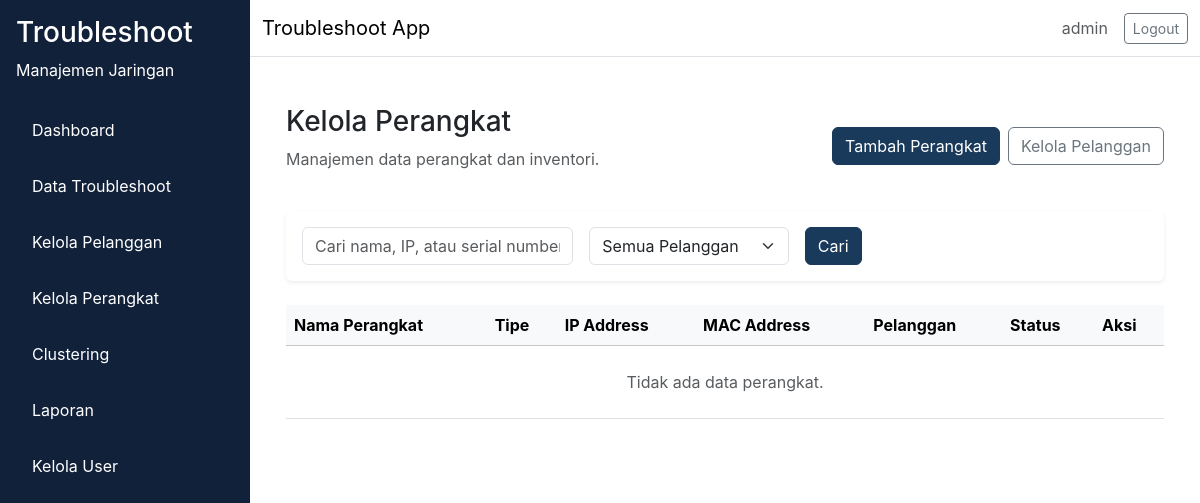
Page /pelanggan/perangkat (signed in) on the earlier database version.
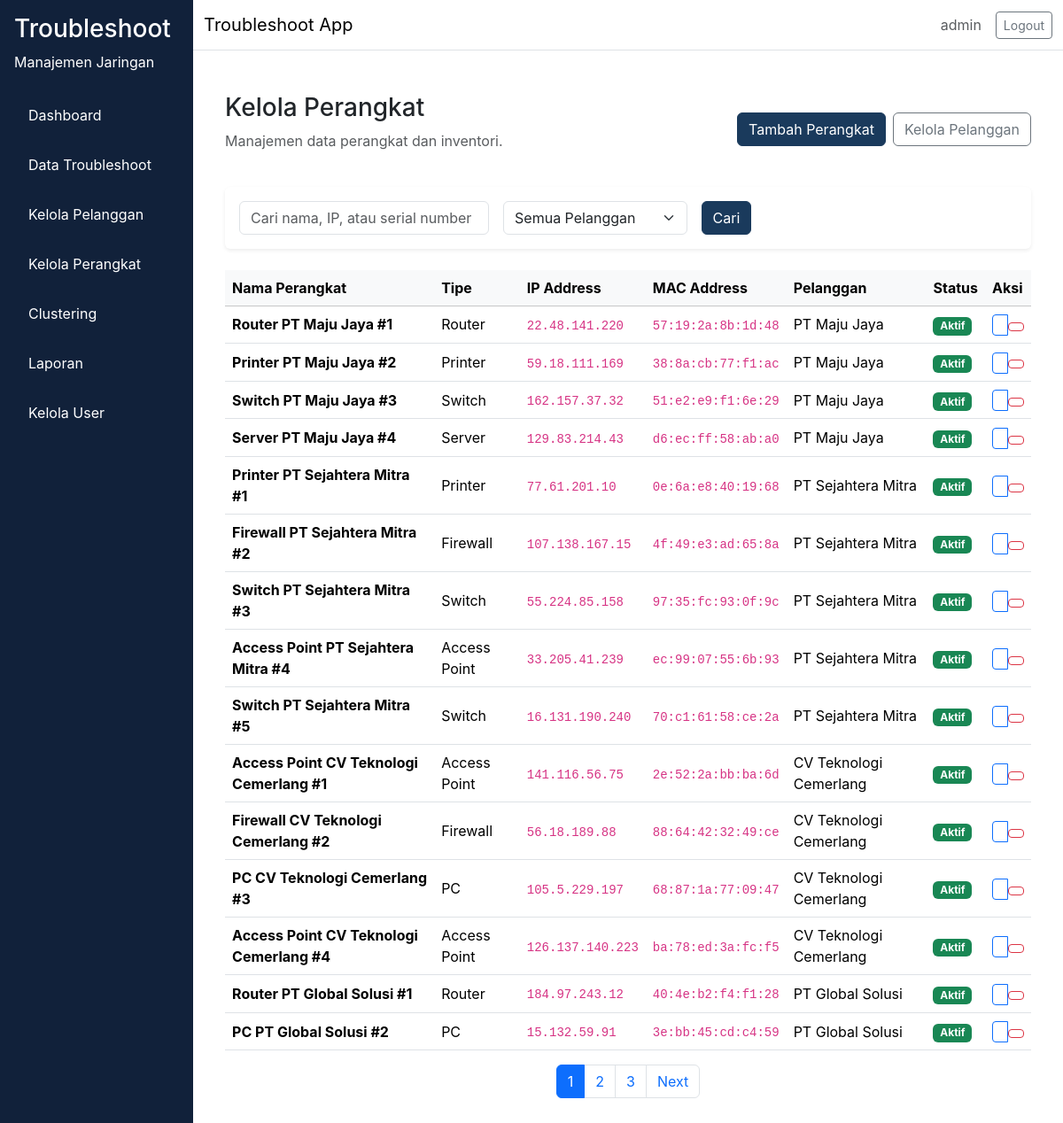
Same page on the later database version.
### app/models/perangkat.py (models this page shows, shortened)
class Perangkat(db.Model):
    __tablename__ = "perangkat"
    id = db.Column(db.Integer, primary_key=True)
    nama = db.Column(db.String(150), nullable=False)
    ip_address = db.Column(db.String(50), nullable=True)
    mac_address = db.Column(db.String(50), nullable=True)
    location_code = db.Column(db.String(50), nullable=True)
    tipe = db.Column(db.String(100), nullable=False)  # PC, Laptop, Printer, Server, etc
    serial_number = db.Column(db.String(100), nullable=True)
    status = db.Column(db.String(50), nullable=False, default="Aktif")  # Aktif, Nonaktif, Service
    keterangan = db.Column(db.Text, nullable=True)
    pelanggan_id = db.Column(db.Integer, db.ForeignKey("pelanggan.id"), nullable=False)
    created_at = db.Column(db.DateTime, server_default=db.func.now(), nullable=False)
    updated_at = db.Column(db.DateTime, server_default=db.func.now(), onupdate=db.func.now(), nullable=False)
    troubleshoots = db.relationship("Troubleshoot", backref="perangkat_ref", lazy="dynamic")

### app/models/pelanggan.py (models this page shows, shortened)
class Pelanggan(db.Model):
    __tablename__ = "pelanggan"
    id = db.Column(db.Integer, primary_key=True)
    nama = db.Column(db.String(150), nullable=False, unique=True)
    kontak = db.Column(db.String(20), nullable=False)
    email = db.Column(db.String(120), nullable=True)
    lokasi = db.Column(db.String(255), nullable=False)
    departemen = db.Column(db.String(100), nullable=True)
    alamat = db.Column(db.Text, nullable=True)
    created_at = db.Column(db.DateTime, server_default=db.func.now(), nullable=False)
    updated_at = db.Column(db.DateTime, server_default=db.func.now(), onupdate=db.func.now(), nullable=False)
    perangkats = db.relationship("Perangkat", backref="pelanggan", lazy="dynamic", cascade="all, delete-orphan")
    troubleshoots = db.relationship("Troubleshoot", backref="pelanggan_ref", lazy="dynamic", cascade="all, delete-orphan")

### app/routes/pelanggan.py (the view)
@pelanggan_bp.route("/perangkat")
def perangkat_index():
    page = request.args.get("page", 1, type=int)
    search = request.args.get("search", "", type=str).strip()
    pelanggan_filter = request.args.get("pelanggan", "", type=str)
    query = Perangkat.query
    if search:
        query = query.filter(
            Perangkat.nama.ilike(f"%{search}%") |
            Perangkat.ip_address.ilike(f"%{search}%") |
            Perangkat.serial_number.ilike(f"%{search}%")
        )
    if pelanggan_filter:
        query = query.filter_by(pelanggan_id=pelanggan_filter)
    pagination = query.order_by(Perangkat.created_at.desc()).paginate(page=page, per_page=15)
    pelanggan_list = Pelanggan.query.all()
    return render_template(
        "pelanggan/perangkat_index.html",
        pagination=pagination,
        search=search,
        pelanggan_filter=pelanggan_filter,
        pelanggan_list=pelanggan_list,
    )

### app/__init__.py (called while the page is built)
def load_user(user_id):
    return User.query.get(int(user_id))

### app/routes/pelanggan.py (called while the page is built)
@pelanggan_bp.before_request
@login_required
def check_admin_manajer():
    if current_user.role.value not in ["admin", "manajer"]:
        flash("Anda tidak memiliki akses ke halaman ini.", "danger")
        return redirect(url_for("troubleshoot.index"))

### app/templates/pelanggan/perangkat_index.html (shortened to what this page needs)
{% extends "base.html" %}
{% block content %}
<div class="container-fluid">
  <div class="d-flex flex-column flex-md-row align-items-md-center justify-content-between mb-4 gap-3">
    <div>
      <h1 class="h3">Kelola Perangkat</h1>
      <p class="text-muted">Manajemen data perangkat dan inventori.</p>
    </div>
    <div class="d-flex gap-2">
      <a href="{{ url_for('pelanggan.perangkat_tambah') }}" class="btn btn-primary">Tambah Perangkat</a>
      <a href="{{ url_for('pelanggan.index') }}" class="btn btn-outline-secondary">Kelola Pelanggan</a>
    </div>
  </div>
  <div class="card shadow-sm p-3 mb-4">
    <form method="GET" class="row g-3 align-items-center">
      <div class="col-md-4">
        <input type="text" name="search" class="form-control" placeholder="Cari nama, IP, atau serial number" value="{{ search }}">
      </div>
      <div class="col-md-3">
        <select class="form-select" name="pelanggan">
          <option value="">Semua Pelanggan</option>
        </select>
      </div>
      <div class="col-md-auto">
        <button type="submit" class="btn btn-primary">Cari</button>
      </div>
    </form>
  </div>
  <div class="table-responsive">
    <table class="table table-hover align-middle">
      <thead class="table-light">
        <tr>
          <th>Nama Perangkat</th>
          <th>Tipe</th>
          <th>IP Address</th>
          <th>MAC Address</th>
          <th>Pelanggan</th>
          <th>Status</th>
          <th>Aksi</th>
        </tr>
      </thead>
      <tbody>
        {% if pagination.items %}
          {% for item in pagination.items %}
          <tr>
            <td><strong>{{ item.nama }}</strong></td>
            <td>{{ item.tipe }}</td>
            <td><code>{{ item.ip_address or '-' }}</code></td>
            <td><code>{{ item.mac_address or '-' }}</code></td>
            <td>{{ item.pelanggan.nama }}</td>
            <td>
              <span class="badge bg-{% if item.status == 'Aktif' %}success{% elif item.status == 'Nonaktif' %}danger{% else %}warning{% endif %}">
                {{ item.status }}
              </span>
            </td>
            <td>
              <div class="btn-group btn-group-sm" role="group">
                <a href="{{ url_for('pelanggan.perangkat_edit', id=item.id) }}" class="btn btn-outline-primary" title="Edit">
                </a>
                <form method="POST" action="{{ url_for('pelanggan.perangkat_hapus', id=item.id) }}" onsubmit="return confirm('Hapus perangkat ini?');" style="display: inline;">
                  <button type="submit" class="btn btn-sm btn-outline-danger" title="Delete">
                  </button>
                </form>
              </div>
            </td>
          </tr>
          {% endfor %}
        {% else %}
          <tr>
            <td colspan="7" class="text-center text-muted py-4">Tidak ada data perangkat.</td>
          </tr>
        {% endif %}
      </tbody>
    </table>
  </div>
  {% if pagination.pages > 1 %}
  <nav aria-label="Page navigation">
    <ul class="pagination justify-content-center">
      {% for page_num in pagination.iter_pages() %}
        {% if page_num %}
          {% if page_num == pagination.page %}
          <li class="page-item active"><span class="page-link">{{ page_num }}</span></li>
          {% else %}
          <li class="page-item"><a class="page-link" href="{{ url_for('pelanggan.perangkat_index', page=page_num, search=search, pelanggan=pelanggan_filter) }}">{{ page_num }}</a></li>
          {% endif %}
        {% endif %}
      {% endfor %}
      {% if pagination.has_next %}
      <li class="page-item">
        <a class="page-link" href="{{ url_for('pelanggan.perangkat_index', page=pagination.next_num, search=search, pelanggan=pelanggan_filter) }}">Next</a>
      </li>
      {% endif %}
    </ul>
  </nav>
  {% endif %}
</div>
{% endblock %}

Differences in the rows shown:
added Perangkat: nama "Router PT Maju Jaya #1", tipe "Router", ip_address "22.48.141.220", mac_address "57:19:2a:8b:1d:48", pelanggan.nama "PT Maju Jaya", status "Aktif"
added Perangkat: nama "Printer PT Maju Jaya #2", tipe "Printer", ip_address "59.18.111.169", mac_address "38:8a:cb:77:f1:ac", pelanggan.nama "PT Maju Jaya", status "Aktif"
added Perangkat: nama "Switch PT Maju Jaya #3", tipe "Switch", ip_address "162.157.37.32", mac_address "51:e2:e9:f1:6e:29", pelanggan.nama "PT Maju Jaya", status "Aktif"
added Perangkat: nama "Server PT Maju Jaya #4", tipe "Server", ip_address "129.83.214.43", mac_address "d6:ec:ff:58:ab:a0", pelanggan.nama "PT Maju Jaya", status "Aktif"
added Perangkat: nama "Printer PT Sejahtera Mitra #1", tipe "Printer", ip_address "77.61.201.10", mac_address "0e:6a:e8:40:19:68", pelanggan.nama "PT Sejahtera Mitra", status "Aktif"
added Perangkat: nama "Firewall PT Sejahtera Mitra #2", tipe "Firewall", ip_address "107.138.167.15", mac_address "4f:49:e3:ad:65:8a", pelanggan.nama "PT Sejahtera Mitra", status "Aktif"
added Perangkat: nama "Switch PT Sejahtera Mitra #3", tipe "Switch", ip_address "55.224.85.158", mac_address "97:35:fc:93:0f:9c", pelanggan.nama "PT Sejahtera Mitra", status "Aktif"
added Perangkat: nama "Access Point PT Sejahtera Mitra #4", tipe "Access Point", ip_address "33.205.41.239", mac_address "ec:99:07:55:6b:93", pelanggan.nama "PT Sejahtera Mitra", status "Aktif"
added Perangkat: nama "Switch PT Sejahtera Mitra #5", tipe "Switch", ip_address "16.131.190.240", mac_address "70:c1:61:58:ce:2a", pelanggan.nama "PT Sejahtera Mitra", status "Aktif"
added Perangkat: nama "Access Point CV Teknologi Cemerlang #1", tipe "Access Point", ip_address "141.116.56.75", mac_address "2e:52:2a:bb:ba:6d", pelanggan.nama "CV Teknologi Cemerlang", status "Aktif"
added Perangkat: nama "Firewall CV Teknologi Cemerlang #2", tipe "Firewall", ip_address "56.18.189.88", mac_address "88:64:42:32:49:ce", pelanggan.nama "CV Teknologi Cemerlang", status "Aktif"
added Perangkat: nama "PC CV Teknologi Cemerlang #3", tipe "PC", ip_address "105.5.229.197", mac_address "68:87:1a:77:09:47", pelanggan.nama "CV Teknologi Cemerlang", status "Aktif"
added Perangkat: nama "Access Point CV Teknologi Cemerlang #4", tipe "Access Point", ip_address "126.137.140.223", mac_address "ba:78:ed:3a:fc:f5", pelanggan.nama "CV Teknologi Cemerlang", status "Aktif"
added Perangkat: nama "Router PT Global Solusi #1", tipe "Router", ip_address "184.97.243.12", mac_address "40:4e:b2:f4:f1:28", pelanggan.nama "PT Global Solusi", status "Aktif"
added Perangkat: nama "PC PT Global Solusi #2", tipe "PC", ip_address "15.132.59.91", mac_address "3e:bb:45:cd:c4:59", pelanggan.nama "PT Global Solusi", status "Aktif"
Other differences:
new list line: "1"
new list line: "2"
new list line: "3"
text no longer shown: "Tidak ada data perangkat."
text now shown: "Next"
